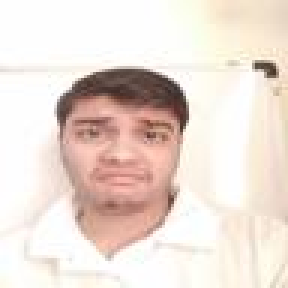
#> input picture face_recognition_codes/Dataset/train/1744002_disgust__.jpg, 96 x 96 px (shown 3 times larger); its folder holds 4 pictures in this run
$ python face_recognition_with_svm_hog.py
#> lines starting #> are read from the running program, lines starting #| are printed output that depends on the picture; pictures that were not available may be replaced by others from this repository, and a replacement may not be noted
"""
    File name: face_recognition_with_svm_hog.py

    This code performs face recognition using HOG features on ML face dataset constructed by students in the 'Machine Learning' course taught by Dr. Mehul Raval at School of Engineering and Applied Science, Ahmedabad University.

    Author: Chintan Gandhi
"""

import numpy as np
import pandas as pd
import cv2
import os
import sys
import math
import time
from sklearn import svm
from sklearn.metrics import accuracy_score
from skimage.feature import hog

# dictionary of labels
rnoMapping = {}

def datagen(files, mode):
    """
    Function: datagen

    Input:
        List of filenames with their absolute paths
        mode - 1 denotes train data ; 2 denotes test data

    Output: Train/Test data and labels depending on mode value

    Description: This function computes HOG features for each image in the Dataset/train or Dataset/test folder, assigns label to the descriptor vector of the image and returns the final train/test data and labels matrices used for feeding the SVM in training phase or predicting the label of test data.

    """
#> called with mode = 1

    X = []
    y = []

    cnt = 0

    for filename in files:

        # read image
        img = cv2.imread(filename)
#> img is the input picture: shape (96, 96, 3); mean B, G, R 213, 221.6, 235.5
        img = cv2.cvtColor(img,cv2.COLOR_BGR2GRAY)
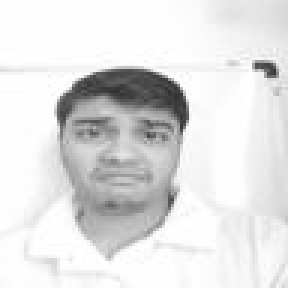
#> img: shape (96, 96) (shown 3 times larger); min 47, max 255, mean 224.8
        img = cv2.resize(img,(128,128))
#> img: shape (128, 128)

        # compute HOG features
        des, hog_image = hog(img, orientations=8, pixels_per_cell=(16, 16), cells_per_block=(4, 4), block_norm= 'L2',visualize=True)
#> des = 3200 values, max 0.452 at index 2436, min 0 at index 0, mean 0.0519

        if mode == 1:
            path = os.getcwd() + '/Dataset/train/'
        elif mode == 2:
            path = os.getcwd() + '/Dataset/test/'

        # procedure to extract actual label of image from filename
        onlyFnm = filename.replace(path, '')
        index = onlyFnm.index('_')
        label = onlyFnm[:index]

        if mode == 1:
            # construct dictionary for roll no. mapping
            if label not in rnoMapping.keys():
                rnoMapping[label] = cnt
                cnt += 1

        # append descriptor and label to train/test data, labels
        X.append(des)
        y.append(rnoMapping[label])
#> pass 2 of the loop in datagen, `for filename in files:`:
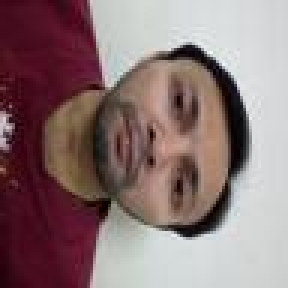
#> input picture face_recognition_codes/Dataset/train/1849004__Sadness.jpg, 96 x 96 px (shown 3 times larger)
#> in datagen, img is the input picture: shape (96, 96, 3); mean B, G, R 117.3, 116.6, 139.5
#> in datagen, `img = cv2.cvtColor(img,cv2.COLOR_BGR2GRAY)`:
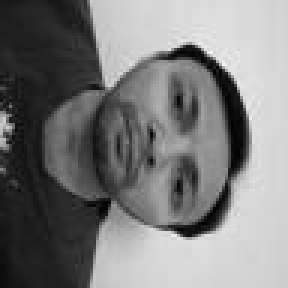
#> img: shape (96, 96) (shown 3 times larger); min 2, max 248, mean 123.5
#> des = 3200 values, max 0.613 at index 631, min 0 at index 411, mean 0.0512
#> pass 3 of the loop in datagen, `for filename in files:`:
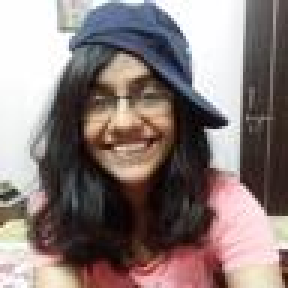
#> input picture face_recognition_codes/Dataset/train/201501007_hat__.jpg, 96 x 96 px (shown 3 times larger)
#> in datagen, img is the input picture: shape (96, 96, 3); mean B, G, R 120.9, 123, 136.8
#> in datagen, `img = cv2.cvtColor(img,cv2.COLOR_BGR2GRAY)`:
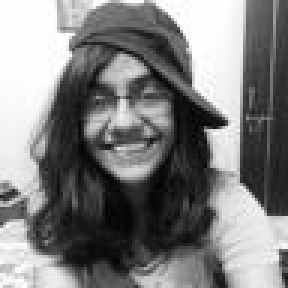
#> img: shape (96, 96) (shown 3 times larger); min 1, max 255, mean 126.9
#> in datagen, `img = cv2.resize(img,(128,128))`:
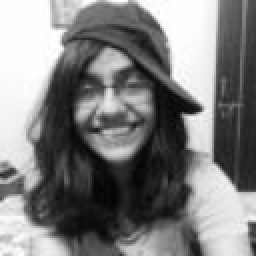
#> img: shape (128, 128) (shown 2 times larger); min 4, max 255, mean 126.8
#> des = 3200 values, max 0.437 at index 2968, min 0 at index 0, mean 0.0617
#> the loop made 4 passes; the first 3 are shown

    # return data and label
    return X, y

def main():
    # list of training and test files
    files_train = [(os.getcwd() + '/Dataset/train/' + f) for f in os.listdir(os.path.join('./Dataset/','train'))]
    files_test = [(os.getcwd() + '/Dataset/test/' + f) for f in os.listdir(os.path.join('./Dataset/','test'))]

    # call 'datagen' function to get training and testing data & labels
    Xtrain, ytrain = datagen(files_train, 1)
    Xtest, ytest = datagen(files_test, 2)
#> Xtest = 1 item; ytest = [0]

    # convert all matrices to numpy array for fast computation
    Xtrain = np.array(Xtrain)
    ytrain = np.array(ytrain)
    Xtest = np.array(Xtest)
    ytest = np.array(ytest)

    # training phase: SVM , fit model to training data ------------------------------
    clf = svm.SVC(kernel = 'linear')
    clf.fit(Xtrain, ytrain)
    # predict labels for test data
    ypred = clf.predict(Xtest)
#> ypred = [0]

    # compute accuracy
    accuracy = accuracy_score(ytest, ypred) * 100
#> accuracy = 100
    print("\nAccuracy: %.2f" % accuracy + "%")
#| Accuracy: 100.00%

if __name__ == "__main__":
    start_time = time.time()
    main()
    print('Execution time: %.2f' % (time.time() - start_time) + ' seconds\n')
